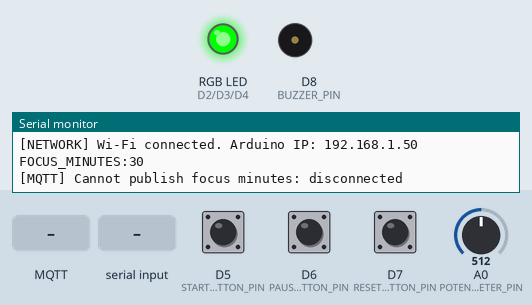
Bench run of a sketch on a simulated Arduino Uno R4 WiFi. Parts: an RGB LED mixed from three pins (HIGH = lit), buzzer (waves = sounding), the last lines printed to the serial monitor. The test bench sets the inputs (shaded band); at power-on: D5 (START_BUTTON_PIN) HIGH, D6 (PAUSE_BUTTON_PIN) HIGH, D7 (RESET_BUTTON_PIN) HIGH, A0 (POTENTIOMETER_PIN) = 512. WiFi joins after 1.5 s; servers stay silent unless stated; random numbers use the default seed unless the sketch sets one; no MQTT or app messages arrive unless stated.

Above: at 2.7 s.
2.8 s: D5 (START_BUTTON_PIN) pulled LOW for 0.15 s
At 3.6 s:
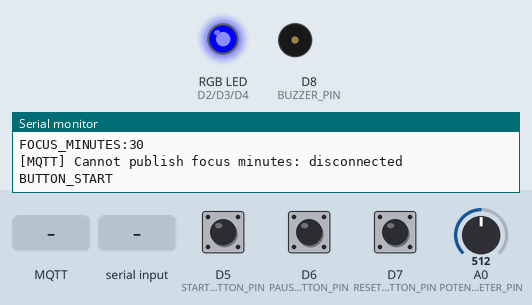
4.4 s: MQTT message "absent" arrives on the third subscribed topic
7.4 s: "PHONE_DETECTED\n" received over Serial
At 7.7 s:
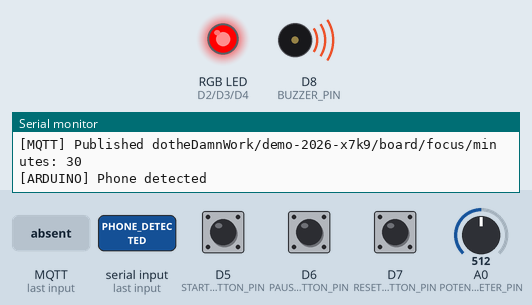
8.9 s: "PHONE_CLEAR\n" received over Serial
At 10.5 s:
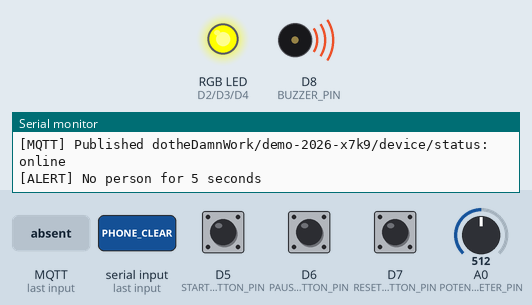
11.5 s: D6 (PAUSE_BUTTON_PIN) pulled LOW for 0.15 s
At 12.7 s:
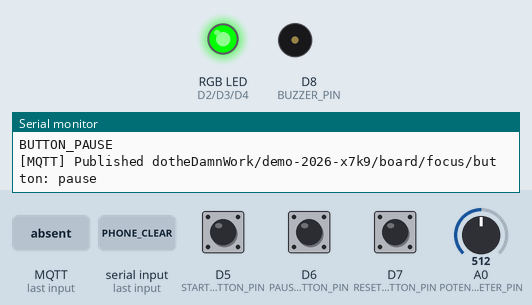
13.1 s: D7 (RESET_BUTTON_PIN) pulled LOW for 0.15 s
Timing chart, 0 to 15.7 s (numbered marks = the images above; inputs shaded):
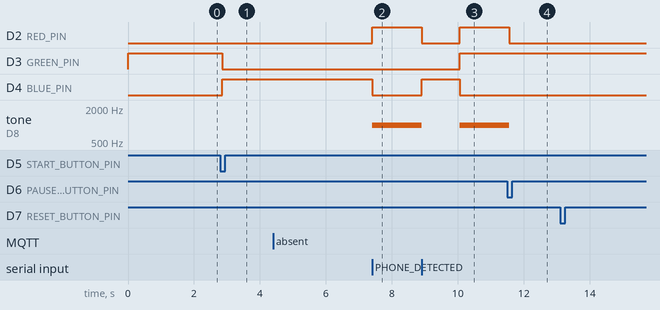

The sketch:

adn_uno_r4_test.ino
```cpp
/*
 * DoTheDamnWork
 * Board: Arduino UNO R4 WiFi
 *
 * Serial commands from Python:
 *   PHONE_DETECTED
 *   PHONE_CLEAR
 *
 * Messages from Arduino:
 *   BOARD_READY
 *   FOCUS_MINUTES:<minutes>
 *   BUTTON_START
 *   BUTTON_PAUSE
 *   BUTTON_RESET
 *
 * Network:
 *   POST /api/status/device/heartbeat
 */

// ============================================================
// ZONE 1: NETWORK SWITCH
// ============================================================

// 1 = Enable Wi-Fi and backend heartbeat
// 0 = Disable all network code for Serial/hardware testing
#define NETWORK_ENABLED 1


// ============================================================
// ZONE 2: NETWORK LIBRARIES AND SETTINGS
// Comment this whole zone when NETWORK_ENABLED is 0.
// ============================================================


#if NETWORK_ENABLED
#include <WiFiS3.h>
#include <ArduinoMqttClient.h>
#include "arduino_secrets.h"

WiFiClient mqttNetworkClient;
MqttClient mqttClient(mqttNetworkClient);

const char MQTT_BROKER[] = "broker.hivemq.com";
const int MQTT_PORT = 1883;

const char TOPIC_PREFIX[] = "dotheDamnWork/demo-2026-x7k9";
const char TOPIC_DEVICE_STATUS[] =
  "dotheDamnWork/demo-2026-x7k9/device/status";
const char TOPIC_PHONE[] =
  "dotheDamnWork/demo-2026-x7k9/phone";
const char TOPIC_FOCUS_COMMAND[] =
  "dotheDamnWork/demo-2026-x7k9/focus/command";
const char TOPIC_BOARD_FOCUS_MINUTES[] =
  "dotheDamnWork/demo-2026-x7k9/board/focus/minutes";
const char TOPIC_BOARD_FOCUS_BUTTON[] =
  "dotheDamnWork/demo-2026-x7k9/board/focus/button";
const char TOPIC_PERSON[] =
  "dotheDamnWork/demo-2026-x7k9/person";

const unsigned long HEARTBEAT_INTERVAL = 5000;
const unsigned long WIFI_RETRY_INTERVAL = 10000;
const unsigned long MQTT_RETRY_INTERVAL = 5000;

unsigned long lastHeartbeat = 0;
unsigned long lastWifiAttempt = 0;
unsigned long lastMqttAttempt = 0;

bool wifiWasConnected = false;

int lastPublishedMqttFocusMinutes = -1;
#endif

// ============================================================
// ZONE 3: HARDWARE PIN CONFIGURATION
// ============================================================

// RGB LED
const int RED_PIN = 2;
const int GREEN_PIN = 3;
const int BLUE_PIN = 4;

// Buttons
const int START_BUTTON_PIN = 5;
const int PAUSE_BUTTON_PIN = 6;
const int RESET_BUTTON_PIN = 7;

// Other components
const int BUZZER_PIN = 8;
const int POTENTIOMETER_PIN = A0;


// ============================================================
// ZONE 4: HARDWARE AND FOCUS SETTINGS
// ============================================================

const unsigned long DEBOUNCE_DELAY = 50;

const int MIN_FOCUS_MINUTES = 5;
const int MAX_FOCUS_MINUTES = 60;
const int FOCUS_STEP_MINUTES = 5;

bool phoneDetected = false;
bool focusRunning = false;
bool personPresent = false;
bool personStatusKnown = false;
bool personAlertActive = false;
bool personAbsenceTiming = false;

unsigned long personAbsentSince = 0;
const unsigned long PERSON_ABSENCE_DELAY = 5000;

int focusMinutes = 25;
int lastReportedFocusMinutes = -1;


// Button debounce state
struct ButtonState {
  int pin;
  int lastReading;
  int stableState;
  unsigned long lastChangeTime;
};

ButtonState startButton = {
  START_BUTTON_PIN, HIGH, HIGH, 0
};

ButtonState pauseButton = {
  PAUSE_BUTTON_PIN, HIGH, HIGH, 0
};

ButtonState resetButton = {
  RESET_BUTTON_PIN, HIGH, HIGH, 0
};


// ============================================================
// ZONE 5: RGB LED
// Common-cathode RGB LED
// ============================================================

void setColor(int red, int green, int blue) {
  analogWrite(RED_PIN, red);
  analogWrite(GREEN_PIN, green);
  analogWrite(BLUE_PIN, blue);
}

void updateStatusLED() {
  // No alerts while focus is inactive
  if (!focusRunning) {
    personAlertActive = false;
    personAbsenceTiming = false;
  }

  // Priority 1: Phone detected
  if (focusRunning && phoneDetected) {
    setColor(255, 0, 0);
    tone(BUZZER_PIN, 1000);
  }
  // Priority 2: Person absent for 5 seconds
  else if (focusRunning && personAlertActive) {
    setColor(255, 255, 0);
    tone(BUZZER_PIN, 1000);
  }
  // Priority 3: Focus active, no alerts
  else if (focusRunning) {
    setColor(0, 0, 255);
    noTone(BUZZER_PIN);
  }
  // Idle, paused, or completed
  else {
    setColor(0, 255, 0);
    noTone(BUZZER_PIN);
  }
}


// ============================================================
// ZONE 6: SERIAL COMMANDS
// Keep these command names synchronized with Python.
// ============================================================

void processSerialCommand(String command) {
  command.trim();

  if (command == "PHONE_DETECTED") {
    phoneDetected = true;
    tone(BUZZER_PIN, 1000);
    updateStatusLED();

    Serial.println("[ARDUINO] Phone detected");
  }
  else if (command == "PHONE_CLEAR") {
    phoneDetected = false;
    noTone(BUZZER_PIN);
    updateStatusLED();

    Serial.println("[ARDUINO] Phone cleared");
  }
  else if (command.length() > 0) {
    Serial.print("[ARDUINO] Unknown command: ");
    Serial.println(command);
  }
}


// ============================================================
// ZONE 7: POTENTIOMETER
// Maps the knob position to 5–60 minutes in 5-minute steps.
// ============================================================

void updatePotentiometer() {
  int rawValue = analogRead(POTENTIOMETER_PIN);

  int steps = map(
    rawValue,
    0,
    1023,
    0,
    (MAX_FOCUS_MINUTES - MIN_FOCUS_MINUTES) / FOCUS_STEP_MINUTES
  );

  int newMinutes =
    MIN_FOCUS_MINUTES + steps * FOCUS_STEP_MINUTES;

  newMinutes = constrain(
    newMinutes,
    MIN_FOCUS_MINUTES,
    MAX_FOCUS_MINUTES
  );

  if (newMinutes != focusMinutes) {
    focusMinutes = newMinutes;
  }

  if (focusMinutes != lastReportedFocusMinutes) {
    Serial.print("FOCUS_MINUTES:");
    Serial.println(focusMinutes);

    lastReportedFocusMinutes = focusMinutes;
  }
}


// ============================================================
// ZONE 8: BUTTON DEBOUNCE
// Buttons use INPUT_PULLUP, so pressed = LOW.
// ============================================================

#if NETWORK_ENABLED
  void publishMqttMessage(const char* topic, const char* message);
#endif

bool buttonPressed(ButtonState &button) {
  int reading = digitalRead(button.pin);

  if (reading != button.lastReading) {
    button.lastChangeTime = millis();
    button.lastReading = reading;
  }

  if (millis() - button.lastChangeTime >= DEBOUNCE_DELAY) {
    if (reading != button.stableState) {
      button.stableState = reading;

      if (button.stableState == LOW) {
        return true;
      }
    }
  }

  return false;
}


// ============================================================
// ZONE 9: BUTTON EVENTS
// ============================================================

void updateButtons() {
  if (buttonPressed(startButton)) {
    focusRunning = true;
    updateStatusLED();
    Serial.println("BUTTON_START");

  #if NETWORK_ENABLED
    publishMqttMessage(TOPIC_BOARD_FOCUS_BUTTON, "start");
  #endif
  }

  if (buttonPressed(pauseButton)) {
    focusRunning = false;
    updateStatusLED();
    Serial.println("BUTTON_PAUSE");

  #if NETWORK_ENABLED
    publishMqttMessage(TOPIC_BOARD_FOCUS_BUTTON, "pause");
  #endif
  }

  if (buttonPressed(resetButton)) {
    focusRunning = false;
    updateStatusLED();
    Serial.println("BUTTON_RESET");

  #if NETWORK_ENABLED
    publishMqttMessage(TOPIC_BOARD_FOCUS_BUTTON, "reset");
  #endif
  }
}


// ============================================================
// ZONE 10: NETWORK — START WI-FI
// Comment this zone when testing Serial only.
// ============================================================


#if NETWORK_ENABLED

void publishMqttMessage(const char* topic, const char* message) {
  if (!mqttClient.connected()) {
    return;
  }

  mqttClient.beginMessage(topic);
  mqttClient.print(message);

  if (mqttClient.endMessage() == 1) {
    Serial.print("[MQTT] Published ");
    Serial.print(topic);
    Serial.print(": ");
    Serial.println(message);
  } else {
    Serial.println("[MQTT] Publish failed");
  }
}

void processPersonPresence(String command) {
  command.trim();

  if (command == "present") {
    personPresent = true;
    personStatusKnown = true;
    personAbsenceTiming = false;
    personAlertActive = false;

    Serial.println("[PERSON] Person present");
  }
  else if (command == "absent") {
    personPresent = false;
    personStatusKnown = true;

    // Start the timer only once per absence period
    if (!personAbsenceTiming) {
      personAbsenceTiming = true;
      personAbsentSince = millis();
    }

    Serial.println("[PERSON] Person absent");
  }
  else if (command == "inactive") {
    personStatusKnown = false;
    personAbsenceTiming = false;
    personAlertActive = false;

    Serial.println("[PERSON] Detection inactive");
  }

  updateStatusLED();
}

void updatePersonAlert() {
  if (!focusRunning || !personStatusKnown || personPresent) {
    personAbsenceTiming = false;
    personAlertActive = false;
    return;
  }

  if (!personAbsenceTiming) {
    personAbsenceTiming = true;
    personAbsentSince = millis();
  }

  if (!personAlertActive &&
      millis() - personAbsentSince >= PERSON_ABSENCE_DELAY) {
    personAlertActive = true;
    Serial.println("[ALERT] No person for 5 seconds");
  }
}

void onMqttMessage(int messageSize) {
  String topic = mqttClient.messageTopic();
  String command = "";

  while (mqttClient.available()) {
    command += (char)mqttClient.read();
  }

  command.trim();

  Serial.print("[MQTT] Received ");
  Serial.print(topic);
  Serial.print(": ");
  Serial.println(command);

  if (topic == TOPIC_FOCUS_COMMAND) {
    if (command == "start") {
      focusRunning = true;
      updateStatusLED();
      Serial.println("[MQTT] Focus started");
    }
    else if (command == "pause") {
      focusRunning = false;
      updateStatusLED();
      Serial.println("[MQTT] Focus paused");
    }
    else if (command == "reset") {
      focusRunning = false;
      updateStatusLED();
      Serial.println("[MQTT] Focus reset");
    }
  }

  if (topic == TOPIC_PHONE) {
    if (command == "detected") {
      phoneDetected = true;
      tone(BUZZER_PIN, 1000);
      updateStatusLED();

      Serial.println("[ARDUINO] Phone detected via MQTT");
    }
    else if (command == "clear") {
      phoneDetected = false;
      noTone(BUZZER_PIN);
      updateStatusLED();

      Serial.println("[ARDUINO] Phone cleared via MQTT");
    }

    return;
  }

  if (topic == TOPIC_FOCUS_COMMAND) {
    if (command == "start") {
      focusRunning = true;
      updateStatusLED();
      Serial.println("[MQTT] Focus started");
    }
    else if (command == "pause") {
      focusRunning = false;
      updateStatusLED();
      Serial.println("[MQTT] Focus paused");
    }
    else if (command == "reset") {
      focusRunning = false;
      updateStatusLED();
      Serial.println("[MQTT] Focus reset");
    }
  }

  if (topic == TOPIC_PERSON) {
    processPersonPresence(command);
    return;
  }
}

void beginWifiConnection() {
  Serial.println("[NETWORK] Starting Wi-Fi connection...");
  WiFi.begin(SECRET_SSID, SECRET_PASS);
  lastWifiAttempt = millis();
}

void maintainWifiConnection() {
  if (WiFi.status() == WL_CONNECTED) {
    if (!wifiWasConnected) {
      wifiWasConnected = true;
      Serial.print("[NETWORK] Wi-Fi connected. Arduino IP: ");
      Serial.println(WiFi.localIP());
    }
    return;
  }

  if (wifiWasConnected) {
    wifiWasConnected = false;
    Serial.println("[NETWORK] Wi-Fi disconnected");
    mqttClient.stop();
  }

  if (millis() - lastWifiAttempt >= WIFI_RETRY_INTERVAL) {
    lastWifiAttempt = millis();
    WiFi.begin(SECRET_SSID, SECRET_PASS);
  }
}

void maintainMqttConnection() {
  if (WiFi.status() != WL_CONNECTED) {
    return;
  }

  if (mqttClient.connected()) {
    return;
  }

  if (millis() - lastMqttAttempt < MQTT_RETRY_INTERVAL) {
    return;
  }

  lastMqttAttempt = millis();

  Serial.println("[MQTT] Connecting to public broker...");

  // Client ID ต้องไม่ซ้ำกับ Backend หรืออุปกรณ์อื่น
  String clientId = "ddtw_arduino_" + String(millis()) +
                  "_" + String(random(0xFFFF), HEX);

  mqttClient.setId(clientId);

  if (!mqttClient.connect(MQTT_BROKER, MQTT_PORT)) {
    Serial.print("[MQTT] Connection failed. Error: ");
    Serial.println(mqttClient.connectError());
    return;
  }

  Serial.println("[MQTT] Connected to public broker");

  mqttClient.onMessage(onMqttMessage);

  if (mqttClient.subscribe(TOPIC_FOCUS_COMMAND)) {
    Serial.println("[MQTT] Subscribed to focus commands");
  } else {
    Serial.println("[MQTT] Failed to subscribe to focus commands");
  }

  if (mqttClient.subscribe(TOPIC_PHONE)) {
    Serial.println("[MQTT] Subscribed to phone detection");
  } else {
    Serial.println("[MQTT] Failed to subscribe to phone detection");
  }

  if (mqttClient.subscribe(TOPIC_PERSON)) {
    Serial.println("[MQTT] Subscribed to person detection");
  } else {
    Serial.println("[MQTT] Failed to subscribe to person detection");
  }

  publishMqttMessage(TOPIC_DEVICE_STATUS, "online");
  lastHeartbeat = millis();
}

void sendHeartbeat() {
  if (!mqttClient.connected()) {
    return;
  }

  if (millis() - lastHeartbeat < HEARTBEAT_INTERVAL) {
    return;
  }

  lastHeartbeat = millis();
  publishMqttMessage(TOPIC_DEVICE_STATUS, "online");
}

void publishBoardFocusMinutesIfChanged() {
  if (!mqttClient.connected()) {
    static bool warned = false;

    if (!warned) {
      Serial.println("[MQTT] Cannot publish focus minutes: disconnected");
      warned = true;
    }

    return;
  }

  if (focusMinutes == lastPublishedMqttFocusMinutes) {
    return;
  }

  char payload[4];
  snprintf(payload, sizeof(payload), "%d", focusMinutes);

  Serial.print("[MQTT] Attempting to publish focus minutes: ");
  Serial.println(payload);

  publishMqttMessage(TOPIC_BOARD_FOCUS_MINUTES, payload);

  lastPublishedMqttFocusMinutes = focusMinutes;
}

#endif

// ============================================================
// ZONE 12: SETUP
// ============================================================

void setup() {
  Serial.begin(9600);

  // RGB LED pins
  pinMode(RED_PIN, OUTPUT);
  pinMode(GREEN_PIN, OUTPUT);
  pinMode(BLUE_PIN, OUTPUT);

  // Buttons use internal pull-up resistors
  pinMode(START_BUTTON_PIN, INPUT_PULLUP);
  pinMode(PAUSE_BUTTON_PIN, INPUT_PULLUP);
  pinMode(RESET_BUTTON_PIN, INPUT_PULLUP);

  // Buzzer and potentiometer
  pinMode(BUZZER_PIN, OUTPUT);
  pinMode(POTENTIOMETER_PIN, INPUT);

  noTone(BUZZER_PIN);
  updateStatusLED();

  Serial.println("BOARD_READY");

#if NETWORK_ENABLED
  beginWifiConnection();
#else
  Serial.println("[NETWORK] Disabled by NETWORK_ENABLED");
#endif
}


// ============================================================
// ZONE 13: MAIN LOOP
// ============================================================

void loop() {
  // ----- Network zone -----
#if NETWORK_ENABLED
  maintainWifiConnection();
  maintainMqttConnection();

  if (mqttClient.connected()) {
    mqttClient.poll();
    sendHeartbeat();
  }
#endif

  // ----- Receive commands from Python -----
  while (Serial.available() > 0) {
    String command = Serial.readStringUntil('\n');
    processSerialCommand(command);
  }

  // ----- Read potentiometer -----
  updatePotentiometer();

  #if NETWORK_ENABLED
  publishBoardFocusMinutesIfChanged();
  #endif

  updatePersonAlert();
  updateStatusLED();

  // ----- Read buttons -----
  updateButtons();
}
```

arduino_secrets.h
```cpp
#define SECRET_SSID "Knightsss"
#define SECRET_PASS "012345678"
```

Measured:
- after the input at 2.8 s, D3 (GREEN_PIN): HIGH → LOW after 0.05 s; D4 (BLUE_PIN): LOW → HIGH after 0.05 s
- after the input at 7.4 s, D2 (RED_PIN): LOW → HIGH at once; D4 (BLUE_PIN): HIGH → LOW at once; tone on D8 (BUZZER_PIN): silent → 1000 Hz at once
- after the input at 8.9 s, D2 (RED_PIN): HIGH → LOW at once, → HIGH 1.2 s later; D3 (GREEN_PIN): LOW → HIGH after 1.2 s; D4 (BLUE_PIN): LOW → HIGH at once, → LOW 1.2 s later; tone on D8 (BUZZER_PIN): 1000 Hz → silent at once, → 1000 Hz 1.2 s later
- after the input at 11.5 s, D2 (RED_PIN): HIGH → LOW after 0.05 s; tone on D8 (BUZZER_PIN): 1000 Hz → silent after 0.05 s
